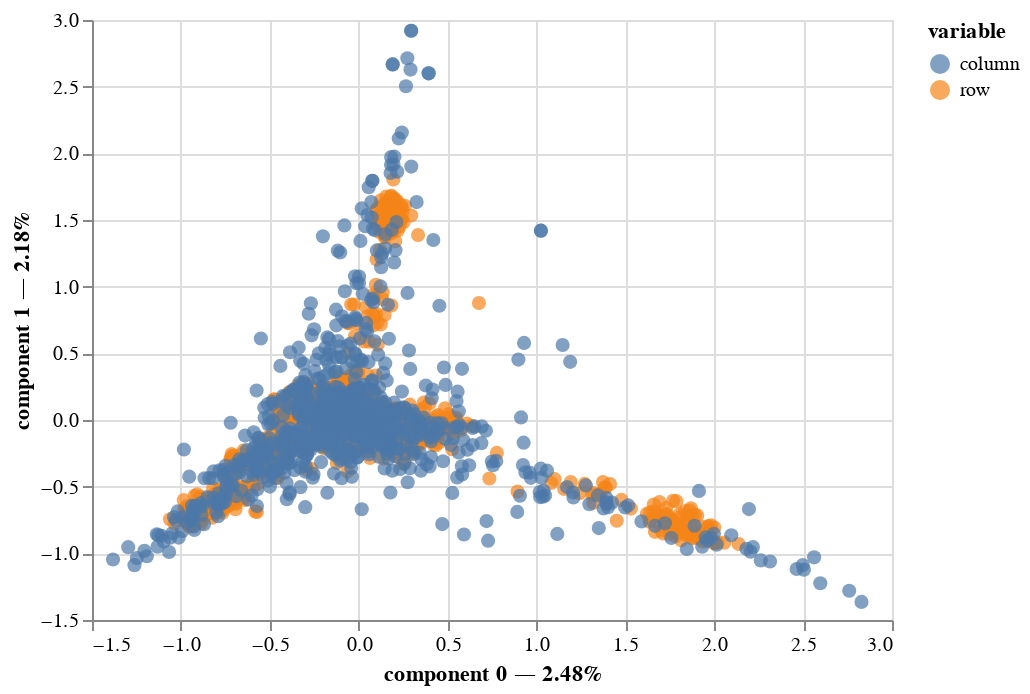

Notebook cell for this chart:
### Code cell
mca.plot(
    df_selected,
    x_component=0,
    y_component=1
)

### Figure 1 — Vega-Lite specification as saved in the notebook (floating-point values rounded to 4 significant figures; data arrays with more than 128 entries replaced by an {"elided": "..."} marker saying what was removed)
{"config": {"view": {"continuousWidth": 400, "continuousHeight": 300}}, "data": {"name": "data-c3770c61e9bbf88126c2ad87da6cadaf"}, "mark": {"type": "circle", "size": 50}, "encoding": {"color": {"field": "variable", "type": "nominal"}, "tooltip": [{"field": "variable", "type": "nominal"}, {"field": "value", "type": "nominal"}, {"field": "component 0", "type": "quantitative"}, {"field": "component 1", "type": "quantitative"}], "x": {"axis": {"title": "component 0 — 2.48%"}, "field": "component 0", "scale": {"zero": false}, "type": "quantitative"}, "y": {"axis": {"title": "component 1 — 2.18%"}, "field": "component 1", "scale": {"zero": false}, "type": "quantitative"}}, "selection": {"selector001": {"type": "interval", "bind": "scales", "encodings": ["x", "y"]}}, "$schema": "https://vega.github.io/schema/vega-lite/v4.17.0.json", "datasets": {"data-c3770c61e9bbf88126c2ad87da6cadaf": {"elided": "2030 records"}}}
